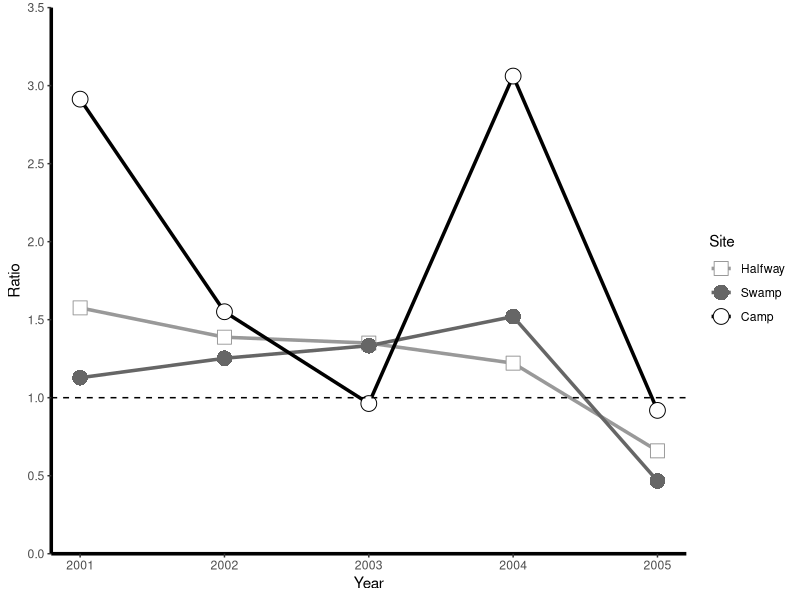
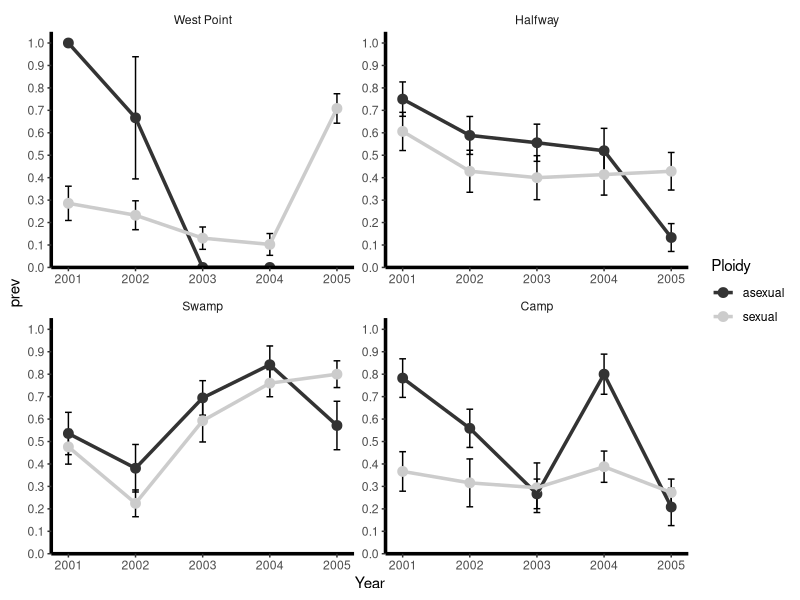
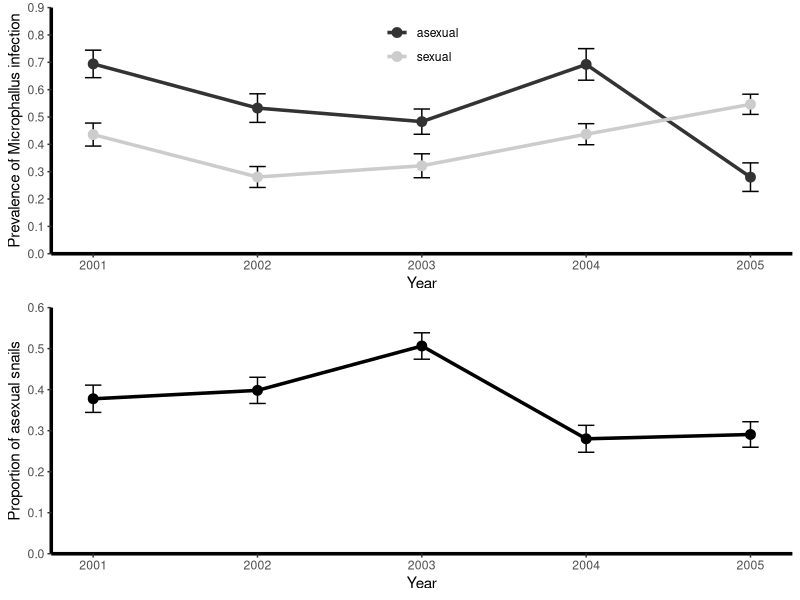

These figures' R source, in order:
## ---- chunk 1
knitr::opts_chunk$set(echo = FALSE, message=FALSE, warning =FALSE)
## ---- chunk 2
library(ggplot2); theme_set(theme_bw())
library(gridExtra)
library(MASS) ## for contr.sdif
## load MASS *first*, select() masks dplyr!
library(dplyr)
library(tidyr)
library(magrittr) ## for %<>%
library(car)
library(readxl)

geom_errorbar <- function(...) ggplot2::geom_errorbar(..., width=0.1)
geom_point <- function(...) ggplot2::geom_point(..., size=3)
geom_line <- function(...) ggplot2::geom_line(..., size=1.2)

vergara_theme <- theme(
    axis.line = element_line(colour = "black", size=1.2),
    panel.grid.major = element_blank(),
    panel.grid.minor = element_blank(),
    panel.border = element_blank(),
    panel.background = element_blank(),
    strip.background = element_blank()
)
vergara <- read_excel("../data/vergara2014.xlsx")

cols <- c("Year", "Site", "Gender", "Ploidy")
vergara[cols] <- lapply(vergara[cols], factor)
    
vergara %<>% filter(Ploidy != "UNKNOWN")
vergara_nomale <- vergara %>%
    filter(Gender != "male")
## ---- chunk 3
vergara %>% 
    filter(Gender=="male", Ploidy=="asexual") %>%
    print
## ---- chunk 4
sites <- c("West Point", "Halfway", "Swamp", "Camp")
vergara_base <- vergara_nomale %>%
    mutate(Site=factor(Site, level=sites), Year=as.numeric(as.character(Year)))

## Figure 2
vergara_fig2 <- vergara_base %>%
    group_by(Year, Site, Ploidy) %>%
    summarize(prev=sum(Microphallus)/length(Microphallus), 
              se=sqrt(mean(Microphallus)*(1-mean(Microphallus))/length(Microphallus)),
              Site.count=length(Site))

## Figure 3
vergara_fig3 <- vergara_fig2 %>%
    filter(Site != "West Point") %>%
    select(-c(se,Site.count)) %>%
    spread(Ploidy, prev) %>%
    summarize(ratio=(1-sexual)/(1-asexual))

ggplot(vergara_fig3, aes(Year, ratio, col=Site, shape=Site)) +
    geom_line() +
    geom_point(size=5,fill="white") +
    geom_hline(yintercept=1, lty=2) +
    ## current order is Halfway, Swamp, Camp
    scale_shape_manual(values=c(22,16,21))+
    scale_y_continuous(limits=c(0, 3.5), breaks=seq(0, 3.5, by=0.5),
                       expand=c(0,0), name="Ratio") +
    vergara_theme +
    scale_color_manual(values=gray(c(0.6,0.4,0.0)))
## ---- chunk 5
fig2_base <- ggplot(vergara_fig2, aes(Year, prev, col=Ploidy, group=Ploidy))+
    geom_errorbar(aes(ymin=prev-se, ymax=prev+se), col="black") +
    geom_point() + 
    geom_line() +
    vergara_theme +
    scale_color_grey()

fig2_base +
    facet_wrap(~Site, scales="free") +
    scale_y_continuous(limits=c(0, 1.05), breaks=seq(0, 1, by=0.1), expand=c(0,0))
## ---- chunk 6
## Figures
vergara_fig1a <- vergara_base %>% 
    group_by(Year, Ploidy) %>%
    summarize(prev=sum(Microphallus)/length(Microphallus),
              se=sd(Microphallus)/sqrt(length(Microphallus)))

vergara_fig1b <- vergara_base %>%
    group_by(Year) %>%
    summarize(prop=sum(Ploidy=="asexual")/length(Ploidy),
              se=sqrt(mean(Microphallus)*(1-mean(Microphallus))/length(Microphallus)))

fig1a <- fig2_base %+% vergara_fig1a +
    scale_y_continuous(limits=c(0, 0.9), breaks=seq(0, 0.9, by=0.1), expand=c(0,0), name = "Prevalence of Microphallus infection") +
    theme(legend.position = c(0.5, 0.85),
          legend.title = element_blank())

fig1b <- ggplot(vergara_fig1b, aes(Year, prop)) +
    geom_errorbar(aes(ymin=prop-se, ymax=prop+se)) +
    geom_point() +
    geom_line() +
    scale_y_continuous(limits=c(0, 0.6), breaks=seq(0, 0.6, by=0.1), expand=c(0,0), name="Proportion of asexual snails") +
    vergara_theme

grid.arrange(fig1a, fig1b)
## ---- chunk 7
fit <- glm(Microphallus~(Year+Site+Ploidy)^2, 
           family=binomial("logit"), 
           data=vergara_nomale,
           contrasts=list(Year=MASS::contr.sdif))
Anova(fit, test.statistic = "Wald", type="2")
## ---- chunk 8
vergara_freq <- vergara_base %>%
    group_by(Year) %>%
    summarise(sex.freq=sum(Ploidy=="sexual")/length(Ploidy)) %>%
    mutate(asex.freq=1-sex.freq) %>%
    select(-Year)

fitness <- vergara_freq[-1,]/vergara_freq[-5,]

geom_fitness_fun <- function(x) {
    mean(x) - var(x)/(2*mean(x))
}

geom_fitness <- fitness %>%
    summarize_all(geom_fitness_fun) %>%
    setNames(c("Sexual", "Asexual"))

print(geom_fitness)
